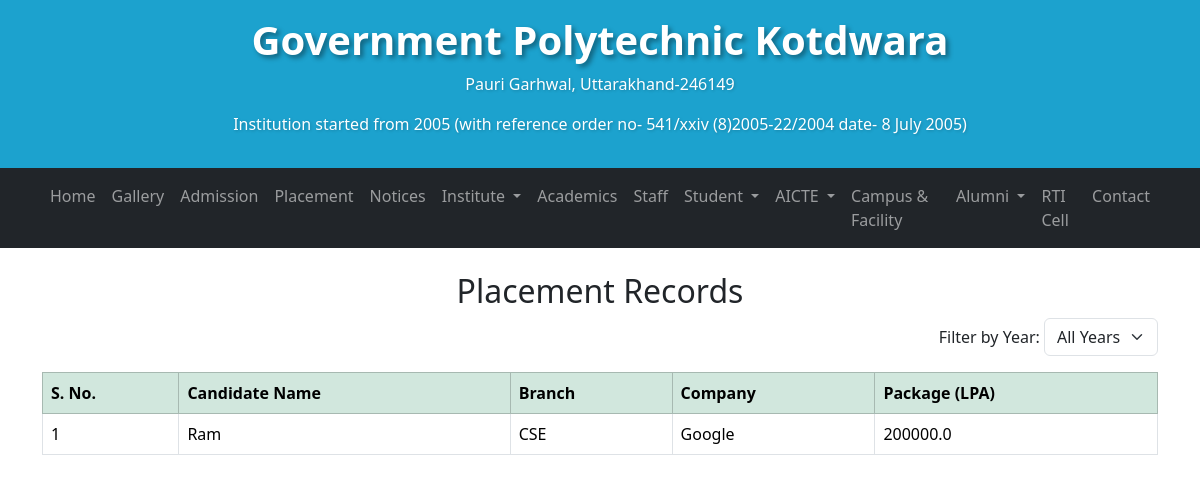
The app's page /student/placements/ with its own data.
### student_app/models.py (models this page shows, shortened)
class PlacementRecord(models.Model):
    YEAR_CHOICES = [(r, str(r)) for r in range(2000, 2031)]  # Year range for selection
    year = models.IntegerField(choices=YEAR_CHOICES, default=2024)
    candidate_name = models.CharField(max_length=255)
    branch = models.CharField(max_length=50)
    company_name = models.CharField(max_length=255)
    package = models.FloatField(help_text="Package in Lakh per Annum")

### student_app/views.py (the view)
# urls.py: path('placements/', placement_records, name="placement_records"),
def placement_records(request):
    selected_year = request.GET.get('year')  # Get year from the dropdown selection
    years = PlacementRecord.objects.values_list('year', flat=True).distinct().order_by('-year')
    if selected_year:
        records = PlacementRecord.objects.filter(year=selected_year)
    else:
        records = PlacementRecord.objects.all()
    return render(request, 'student_app/placement.html', {'records': records, 'years': years, 'selected_year': selected_year})

### college_web_app/context_processors.py (called while the page is built)
def aicte_files_processor(request):
    files_aicte = Aicte_files.objects.order_by('-published_at')
    return {"files_aicte": files_aicte}

def org_chart_processor(request):
    latest_chart = OrganizationChart.objects.order_by('-uploaded_at').first()
    return {"latest_chart": latest_chart}

def fee_struct_processor(request):
    fee_struct = FeeStructure.objects.order_by('-uploaded_at').first()
    return {"fee_struct": fee_struct}

### student_app/templates/student_app/placement.html (shortened to what this page needs)
{% extends "college_web_app/base.html" %}
{% block content %}
{% include "college_web_app/navbar.html" %}
<body>
    <div class="container mt-4">
        <h2 class="text-center">Placement Records</h2>
        <form method="GET" action="{% url 'placement_records' %}" class="text-end mb-3">
            <label for="year">Filter by Year:</label>
            <select name="year" id="year" class="form-select d-inline-block w-auto" onchange="this.form.submit()">
                <option value="">All Years</option>
            </select>
        </form>
        <table class="table table-bordered">
            <thead class="table-success">
                <tr>
                    <th>S. No.</th>
                    <th>Candidate Name</th>
                    <th>Branch</th>
                    <th>Company</th>
                    <th>Package (LPA)</th>
                </tr>
            </thead>
            <tbody>
                {% for record in records %}
                <tr>
                    <td>{{ forloop.counter }}</td>
                    <td>{{ record.candidate_name }}</td>
                    <td>{{ record.branch }}</td>
                    <td>{{ record.company_name }}</td>
                    <td>{{ record.package }}</td>
                </tr>
                {% empty %}
                <tr>
                    <td colspan="5" class="text-center">No records found for the selected year.</td>
                </tr>
                {% endfor %}
            </tbody>
        </table>
    </div>
{% endblock content %}

### records on screen
PlacementRecord: candidate_name "Ram", branch "CSE", company_name "Google", package "200000.0"
